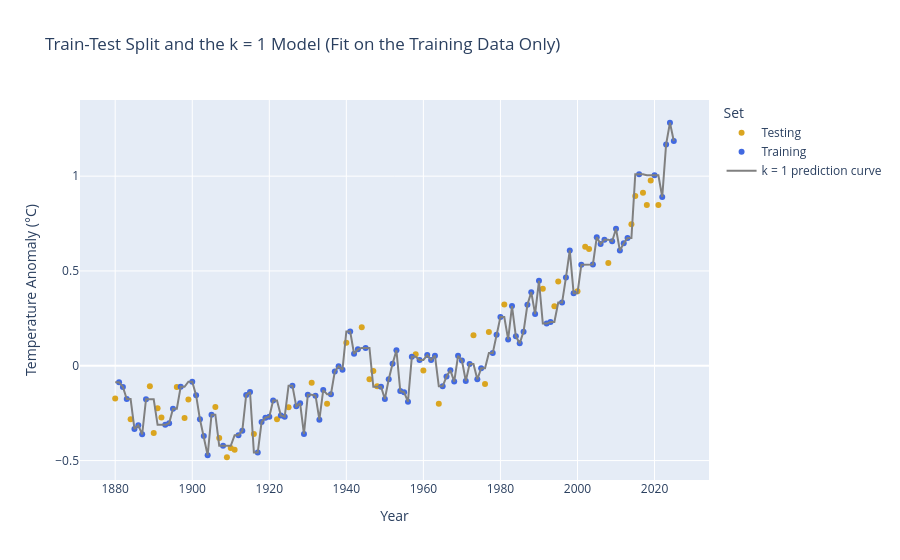

The notebook cell saved with this chart:
### Markdown cell above
We have 102 years for training and 44 years for testing. Let's see which years ended up in which set, and fit a k-NN model with $k = 1$ **using only the training data**:

### Code cell
from sklearn.neighbors import KNeighborsRegressor

knn1 = KNeighborsRegressor(n_neighbors = 1)
knn1.fit(X_train, y_train)            # fit using ONLY the training data

year_grid = pd.DataFrame({"Year": np.arange(1880, 2026)})
year_grid["Prediction"] = knn1.predict(year_grid)

split_data = temps.copy()
split_data["Set"] = "Training"
split_data.loc[X_test.index, "Set"] = "Testing"

fig = px.scatter(split_data, x = "Year", y = "Temp_Anomaly", color = "Set",
                 title = "Train-Test Split and the k = 1 Model (Fit on the Training Data Only)",
                 labels = {"Temp_Anomaly": "Temperature Anomaly (°C)"},
                 color_discrete_map = {"Training": "royalblue", "Testing": "goldenrod"},
                 height = 600)

fig.add_scatter(x = year_grid["Year"], y = year_grid["Prediction"], mode = "lines", name = "k = 1 prediction curve",
                line = dict(color = "gray", width = 2))

### Figure 1 — Plotly figure (JSON) as saved in the notebook; plotly's stock layout.template omitted (floating-point values rounded to 4 significant figures; data arrays with more than 128 entries replaced by an {"elided": "..."} marker saying what was removed)
{"data": [{"hovertemplate": "Set=Testing<br>Year=%{x}<br>Temperature Anomaly (°C)=%{y}<extra></extra>", "legendgroup": "Testing", "marker": {"color": "goldenrod", "symbol": "circle"}, "mode": "markers", "name": "Testing", "orientation": "v", "showlegend": true, "type": "scatter", "x": [1880, 1884, 1889, 1890, 1891, 1892, 1896, 1898, 1899, 1906, 1907, 1909, 1910, 1911, 1916, 1922, 1925, 1931, 1935, 1940, 1944, 1946, 1947, 1948, 1958, 1960, 1964, 1973, 1976, 1977, 1981, 1991, 1994, 1995, 2000, 2002, 2003, 2008, 2014, 2015, 2017, 2018, 2019, 2021], "xaxis": "x", "y": [-0.1725, -0.2825, -0.1075, -0.355, -0.2242, -0.2725, -0.1117, -0.275, -0.1775, -0.2175, -0.3808, -0.4825, -0.4342, -0.4425, -0.36, -0.2825, -0.2183, -0.08917, -0.2, 0.1217, 0.2025, -0.07083, -0.0275, -0.1075, 0.06083, -0.025, -0.2, 0.1608, -0.09667, 0.1775, 0.3225, 0.4058, 0.3133, 0.445, 0.3933, 0.6283, 0.6158, 0.5425, 0.7467, 0.895, 0.9125, 0.8483, 0.9775, 0.8475], "yaxis": "y"}, {"hovertemplate": "Set=Training<br>Year=%{x}<br>Temperature Anomaly (°C)=%{y}<extra></extra>", "legendgroup": "Training", "marker": {"color": "royalblue", "symbol": "circle"}, "mode": "markers", "name": "Training", "orientation": "v", "showlegend": true, "type": "scatter", "x": [1881, 1882, 1883, 1885, 1886, 1887, 1888, 1893, 1894, 1895, 1897, 1900, 1901, 1902, 1903, 1904, 1905, 1908, 1912, 1913, 1914, 1915, 1917, 1918, 1919, 1920, 1921, 1923, 1924, 1926, 1927, 1928, 1929, 1930, 1932, 1933, 1934, 1936, 1937, 1938, 1939, 1941, 1942, 1943, 1945, 1949, 1950, 1951, 1952, 1953, 1954, 1955, 1956, 1957, 1959, 1961, 1962, 1963, 1965, 1966, 1967, 1968, 1969, 1970, 1971, 1972, 1974, 1975, 1978, 1979, 1980, 1982, 1983, 1984, 1985, 1986, 1987, 1988, 1989, 1990, 1992, 1993, 1996, 1997, 1998, 1999, 2001, 2004, 2005, 2006, 2007, 2009, 2010, 2011, 2012, 2013, 2016, 2020, 2022, 2023, 2024, 2025], "xaxis": "x", "y": [-0.0875, -0.1117, -0.1758, -0.3333, -0.3133, -0.3617, -0.1767, -0.3117, -0.3033, -0.2267, -0.1108, -0.08417, -0.155, -0.2825, -0.3708, -0.4725, -0.2583, -0.4225, -0.3658, -0.3425, -0.1542, -0.1383, -0.4575, -0.2967, -0.2742, -0.2683, -0.1833, -0.2625, -0.2683, -0.105, -0.2142, -0.1983, -0.36, -0.1533, -0.1575, -0.2842, -0.1283, -0.15, -0.03083, -0.0025, -0.02083, 0.1808, 0.06333, 0.08667, 0.09417, -0.1108, -0.175, -0.07083, 0.01, 0.08167, -0.1333, -0.14, -0.1892, 0.0475, 0.03083, 0.05667, 0.03083, 0.05333, -0.1083, -0.05667, -0.02333, -0.08333, 0.0525, 0.0275, -0.08, 0.009167, -0.07167, -0.0125, 0.06667, 0.1642, 0.2567, 0.1392, 0.315, 0.155, 0.1183, 0.18, 0.3217, 0.3883, 0.2725, 0.4483, 0.2225, 0.2308, 0.3333, 0.465, 0.6083, 0.3825, 0.5333, 0.5342, 0.6783, 0.6425, 0.665, 0.6567, 0.7225, 0.6075, 0.6458, 0.6742, 1.01, 1.005, 0.89, 1.167, 1.282, 1.185], "yaxis": "y"}, {"line": {"color": "gray", "width": 2}, "mode": "lines", "name": "k = 1 prediction curve", "type": "scatter", "x": {"elided": "146 int values"}, "y": {"elided": "146 float values"}}], "layout": {"autosize": true, "legend": {"title": {"text": "Set"}, "tracegroupgap": 0}, "title": {"text": "Train-Test Split and the k = 1 Model (Fit on the Training Data Only)"}, "xaxis": {"anchor": "y", "autorange": true, "domain": [0, 1], "range": [1871.0, 2034.0], "title": {"text": "Year"}, "type": "linear"}, "yaxis": {"anchor": "x", "autorange": true, "domain": [0, 1], "range": [-0.6003, 1.4], "title": {"text": "Temperature Anomaly (°C)"}, "type": "linear"}}}
